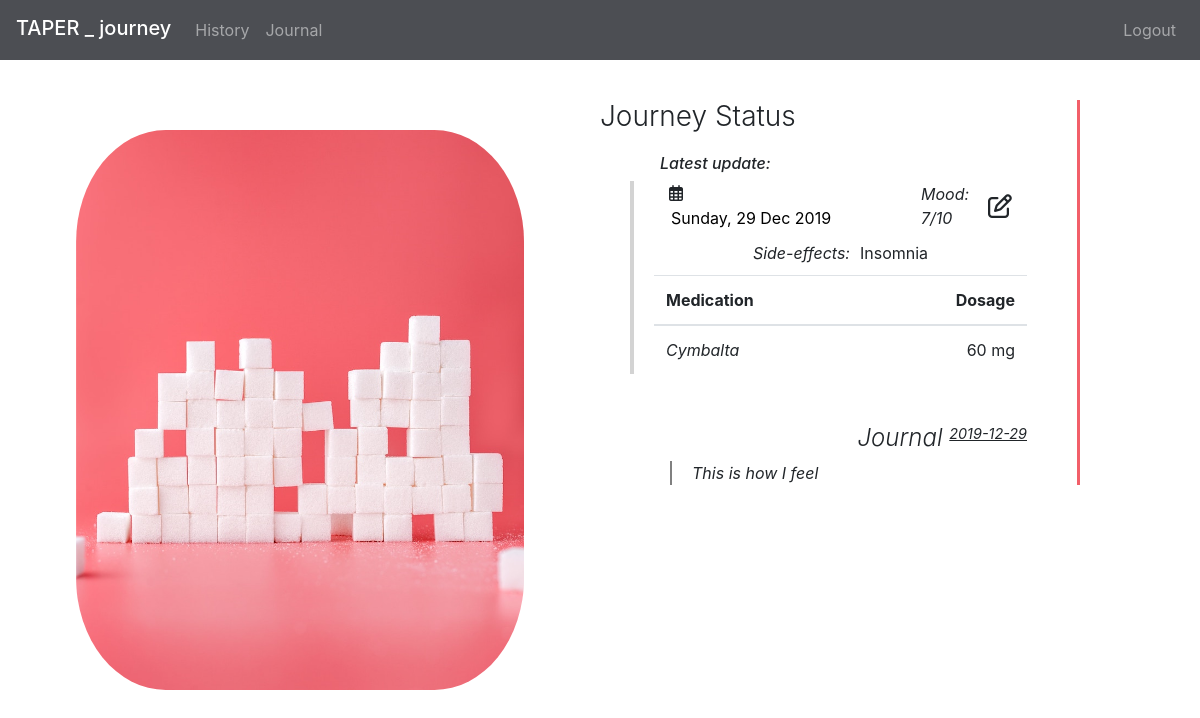
/ (signed in), run on the app's committed database.
### tables this page shows
CREATE TABLE 'entries' ('id' integer PRIMARY KEY AUTOINCREMENT NOT NULL,'drugs' text,'doses' text, 'mood' smallint, 'side_effects' text, 'journal' text, 'user_id' integer NOT NULL, 'entry_date' date NOT NULL);

### application.py (the view)
@app.route("/")
@signin_required
def index():
    if not db.execute("SELECT * FROM entries WHERE user_id=?", session["user_id"]):
        drug_options = ["Cymbalta", "Epitec", "Abilify", "Ivedel"]
        side_effect_options = ["Fatigue", "Nausea", "Headache", "Weight-gain", "Weight-los", "Mania", "Insomnia"]
        pageData = {"drug_options": drug_options, "side_effect_options": side_effect_options}
        data = {"date": '', "drugInfo": [], "mood": '', "side_effedts": '', "side_effect_options": side_effect_options, "drug_options":drug_options,  "journal": '', "journal_date": ''}
        return render_template("home.html", page_data=data)
    else:
        drugInfo = [];
        row = db.execute("SELECT * FROM entries WHERE user_id=? ORDER BY entry_date DESC", session["user_id"])
        dateHTML = datetime.strptime(row[0]["entry_date"], "%Y-%m-%d").strftime("%A, %d %b %Y")
        drugs = []
        doses=[]
        mood = ''
        side_effects = ''
        if row[0]["drugs"]:
            drugs = row[0]["drugs"].split(",")
            doses = row[0]["doses"].split(",")
            side_effects = row[0]["side_effects"]
            mood = row[0]["mood"]
        journal_date=''
        journal = ''
        if not row[0]["journal"]:
            row2 = db.execute("SELECT journal, entry_date From entries WHERE user_id=? AND journal IS NOT NULL ORDER BY entry_date DESC" , (session["user_id"]))
            if not row2:
                journal: ""
            else:
                journal =row2[0]["journal"]
                journal_date = row2[0]["entry_date"]
        else:
            journal = row[0]["journal"]
            journal_date = row[0]["entry_date"]
        for i in range(len(drugs)):
            drugEntry = {"drug":  drugs[i], "dose": doses[i]}
            drugInfo.append(drugEntry)
        drug_options = ["Cymbalta", "Epitec", "Abilify", "Ivedel"]
        side_effect_options = ["Fatigue", "Nausea", "Headache", "Weight-gain", "Weight-los", "Mania", "Insomnia"]
        pageData = {"drug_options": drug_options, "side_effect_options": side_effect_options}
        data = {"date": dateHTML, "drugInfo": drugInfo, "mood": mood, "side_effects": side_effects, "side_effect_options": side_effect_options, "drug_options":drug_options,  "journal": journal, "journal_date": journal_date,"pageData": pageData}
        return render_template("home.html", page_data=data)

### application.py (called while the page is built)
@app.after_request
def after_request(response):
    response.headers["Cache-Control"] = "no-cache, no-store, must-revalidate"
    response.headers["Expires"] = 0
    response.headers["Pragma"] = "no-cache"
    return response

### helpers.py (called while the page is built)
def signin_required(f):
    @wraps(f)
    def decorated_function(*args, **kwargs):
        if session.get("user_id") is None:
            return redirect("/signin")
        return f(*args, **kwargs)
    return decorated_function

### templates/home.html (shortened to what this page needs)
{% extends "layout.html" %}
{% block main %}
<div class="split left">
    <div style="height:100vh" class="img-container centered-all">
        <img  src='../static/img/img_splitscreen_01.jpg' style="height:70%; margin: 50px">
    </div>
</div>
<div class="split right" id="latestData">
    <div class="wrapper">
        <h3 style="margin-bottom: 20px" class="font-weight-light" >Journey Status</h3>
        <h6 class="push-right" style="font-style:italic; margin-left: 60px">Latest update:</h6>
        <div id="borderContainer">
            <div class="container">
                <div><i style = "margin-right: 10px" class="far fa-calendar-alt"></i><input  id="latestDate"  autocomplete="off"></div>
                <div id="journeyStatusMood" style="font-style:italic">Mood: <span id="mood2">{{page_data.mood}}</span>/10</div>
                <i class="far fa-edit icon-btn"  id="showDrugdata" data-toggle="modal" data-target="#trackDrugsModal"></i>
            </div>
            <div class="containter">
                <div id="journeyStatusSideEffects" align=center style="margin-bottom: 10px" ><em style="margin-right: 10px">Side-effects:</em>{{ page_data.side_effects | replace(",", ", ") }}</div>
            </div>
            <table id="latestSummaryTable" class="table table-hover">
                <thead>
                    <tr>
                        <th >Medication</th>
                        <th class="text-right">Dosage</th>
                    </tr>
                </thead>
                <tbody>
                    {% for row in page_data.drugInfo %}
                    <tr onMouseOver="this.style.backgroundColor='rgba(242, 95,105, 0.4)'"
                        onMouseOut="this.style.backgroundColor='transparent'" >
                        <td>{{ row.drug }} </th>
                        <td align="right">{{ row.dose }} mg</td>
                    </tr>
                    {% endfor %}
                </tbody>
            </table>
        </div>
        {% if page_data.journal != "" %}
        <div id = "journalContainer" style="padding-right:20px">
            <h4 class="font-weight-light">Journal <sup style="font-size: 0.6em; font-weight:400; text-decoration: underline">{{ page_data.journal_date }}</sup></h4>
        </div>
        <div class="text-just" style="padding-right: 30px; margin-bottom: 150px">
            <p id="journal_b" class="no-wrap">{{ page_data.journal }}</p>
        </div>
        {% endif %}
    </div>
</div>
<section class="container py-5">
</section>
{% endblock %}

### static/styles.css (style rules this page uses)
body, html { margin: 0px; padding: 0px; }
* { box-sizing: border-box; }
input { box-shadow: 0px 0px 4px gray; }
.split { height: 100%; width: 50%; position: fixed; top: 0px; margin-top: 80px; overflow-x: hidden; }
.left { left: 0; }
.right { right: 0; }
.centered-all { position: absolute; top: 50%; left: 50%; transform: translate(-50%, -50%); text-align: center; }
.img-container img { border-radius: 20%; }
input, select { box-shadow: none; }
.icon-btn { font-size: 1.5rem; cursor: pointer; transition: all 0.3s; }
.container { display: flex; justify-content: space-between; align-items: center; margin-bottom: 10px; }
.wrapper { width: 80%; }
.wrapper h3 { margin-bottom: 20px; }
#latestSummaryTable { width: 100%; }
#latestDate { outline:none; border:none; }
#latestData { margin-top: 100px; }
#journalContainer { display: flex; justify-content: flex-end; align-items: flex-end; margin-top: 50px; padding-right: 20px; margin-right: 30px; }
.wrapper { border-right: 3px solid rgba(242, 95,105, 1); }
#journal_b { font-style: italic; margin-left: 70px; padding-left: 20px; border-left: 2px solid gray; }
#journalContainer h4 { font-style: italic; }
#borderContainer { border-left: 4px solid lightGray; margin-left: 30px; margin-right:30px; padding-left: 20px; padding-right: 20px; }
#historyTable th, td:first-child { font-style:italic; }
.text-just { text-align: justify; text-justify: inter-word; }

### data on the page
entries: mood "7", side_effects "Insomnia", drug "Cymbalta", dose "60", journal_date "2019-12-29", journal "This is how I feel"
